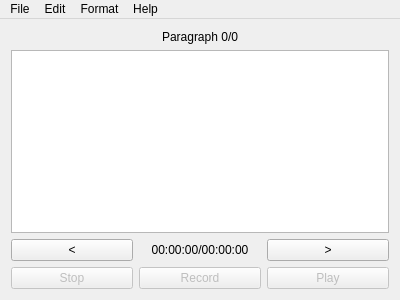
<?xml version="1.0" encoding="UTF-8"?>
<ui version="4.0">
 <class>NarrativeDirector</class>
 <widget class="QMainWindow" name="NarrativeDirector">
  <property name="geometry">
   <rect>
    <x>0</x>
    <y>0</y>
    <width>400</width>
    <height>300</height>
   </rect>
  </property>
  <property name="windowTitle">
   <string>NarrativeDirector</string>
  </property>
  <widget class="QWidget" name="centralWidget">
   <layout class="QGridLayout" name="gridLayout">
    <item row="3" column="2">
     <widget class="QPushButton" name="playBtn">
      <property name="enabled">
       <bool>false</bool>
      </property>
      <property name="text">
       <string>Play</string>
      </property>
     </widget>
    </item>
    <item row="2" column="0">
     <widget class="QPushButton" name="backBtn">
      <property name="enabled">
       <bool>true</bool>
      </property>
      <property name="text">
       <string>&lt;</string>
      </property>
     </widget>
    </item>
    <item row="2" column="2">
     <widget class="QPushButton" name="nextBtn">
      <property name="enabled">
       <bool>true</bool>
      </property>
      <property name="text">
       <string>&gt;</string>
      </property>
     </widget>
    </item>
    <item row="2" column="1">
     <widget class="QLabel" name="timeLbl">
      <property name="text">
       <string>00:00:00/00:00:00</string>
      </property>
      <property name="alignment">
       <set>Qt::AlignCenter</set>
      </property>
     </widget>
    </item>
    <item row="3" column="0">
     <widget class="QPushButton" name="stopBtn">
      <property name="enabled">
       <bool>false</bool>
      </property>
      <property name="text">
       <string>Stop</string>
      </property>
     </widget>
    </item>
    <item row="3" column="1">
     <widget class="QPushButton" name="recordBtn">
      <property name="enabled">
       <bool>false</bool>
      </property>
      <property name="text">
       <string>Record</string>
      </property>
     </widget>
    </item>
    <item row="0" column="1">
     <widget class="QLabel" name="prgLbl">
      <property name="text">
       <string>Paragraph 0/0</string>
      </property>
      <property name="alignment">
       <set>Qt::AlignCenter</set>
      </property>
     </widget>
    </item>
    <item row="1" column="0" colspan="3">
     <widget class="QPlainTextEdit" name="prgText">
      <property name="readOnly">
       <bool>true</bool>
      </property>
     </widget>
    </item>
   </layout>
  </widget>
  <widget class="QMenuBar" name="menuBar">
   <property name="geometry">
    <rect>
     <x>0</x>
     <y>0</y>
     <width>400</width>
     <height>22</height>
    </rect>
   </property>
   <widget class="QMenu" name="menuFile">
    <property name="title">
     <string>File</string>
    </property>
    <addaction name="separator"/>
    <addaction name="actionOpen"/>
    <addaction name="separator"/>
    <addaction name="actionSave"/>
    <addaction name="actionExport_Parts_File"/>
    <addaction name="separator"/>
    <addaction name="actionQuit"/>
   </widget>
   <widget class="QMenu" name="menuHelp">
    <property name="title">
     <string>Help</string>
    </property>
    <addaction name="actionAbout_Narrative_Director"/>
   </widget>
   <widget class="QMenu" name="menuEdit">
    <property name="title">
     <string>Edit</string>
    </property>
    <addaction name="actionGo_To"/>
    <addaction name="actionPreferences"/>
   </widget>
   <widget class="QMenu" name="menuFormat">
    <property name="title">
     <string>Format</string>
    </property>
    <addaction name="actionSimplify"/>
   </widget>
   <addaction name="menuFile"/>
   <addaction name="menuEdit"/>
   <addaction name="menuFormat"/>
   <addaction name="menuHelp"/>
  </widget>
  <action name="actionOpen">
   <property name="text">
    <string>Open Project</string>
   </property>
   <property name="shortcut">
    <string>Ctrl+O</string>
   </property>
  </action>
  <action name="actionSave">
   <property name="text">
    <string>Save Project</string>
   </property>
   <property name="shortcut">
    <string>Ctrl+S</string>
   </property>
  </action>
  <action name="actionQuit">
   <property name="text">
    <string>Quit</string>
   </property>
   <property name="shortcut">
    <string>Ctrl+Q</string>
   </property>
  </action>
  <action name="actionAbout_Narrative_Director">
   <property name="text">
    <string>About Narrative Director</string>
   </property>
  </action>
  <action name="actionPreferences">
   <property name="text">
    <string>Preferences</string>
   </property>
  </action>
  <action name="actionExport_Parts_File">
   <property name="text">
    <string>Export Parts File</string>
   </property>
  </action>
  <action name="actionSimplify">
   <property name="checkable">
    <bool>true</bool>
   </property>
   <property name="text">
    <string>Simplify</string>
   </property>
  </action>
  <action name="actionGo_To">
   <property name="text">
    <string>Go To</string>
   </property>
   <property name="shortcut">
    <string>Ctrl+G</string>
   </property>
  </action>
 </widget>
 <layoutdefault spacing="6" margin="11"/>
 <resources/>
 <connections>
  <connection>
   <sender>actionQuit</sender>
   <signal>triggered()</signal>
   <receiver>NarrativeDirector</receiver>
   <slot>close()</slot>
   <hints>
    <hint type="sourcelabel">
     <x>-1</x>
     <y>-1</y>
    </hint>
    <hint type="destinationlabel">
     <x>199</x>
     <y>149</y>
    </hint>
   </hints>
  </connection>
 </connections>
</ui>
